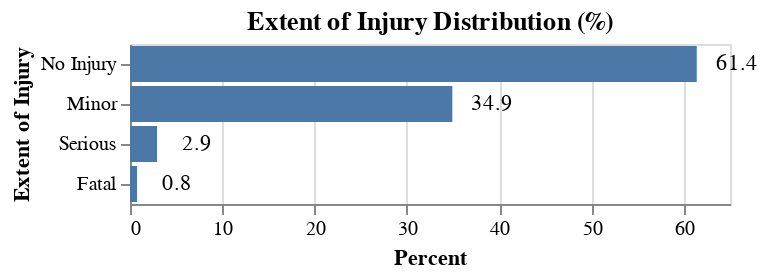

Write notebook code for a chart like this one.
### Code cell
# Show distribution of extent of injury codes
alt.data_transformers.enable("vegafusion")

# Count and compute percent
injury_counts = train_df['ExtentOfInjuryCode'].value_counts().reset_index()
injury_counts.columns = ['ExtentOfInjuryCode', 'Count']
injury_counts['Percent of Total Samples'] = 100 * injury_counts['Count'] / injury_counts['Count'].sum()

# Show dataframe
injury_counts.head()

bar = alt.Chart(injury_counts).mark_bar().encode(
    y=alt.Y('ExtentOfInjuryCode:N', sort=injury_order, title='Extent of Injury'),
    x=alt.X('Percent of Total Samples:Q', title='Percent'),
    tooltip=['ExtentOfInjuryCode', 'Percent of Total Samples']
)

# Add percent labels on top
text = alt.Chart(injury_counts).mark_text(
    align='center',
    baseline='bottom',
    dx=20,
    dy=5
).encode(
    y=alt.Y('ExtentOfInjuryCode:N', sort=injury_order),
    x='Percent of Total Samples:Q',
    text=alt.Text('Percent of Total Samples:Q', format='.1f')
)

# Combine
chart = (bar + text).properties(
    title='Extent of Injury Distribution (%)'
)

chart.display()

### Figure 1 — Vega specification as saved in the notebook (floating-point values rounded to 4 significant figures)
{"$schema": "https://vega.github.io/schema/vega/v5.json", "data": [{"name": "source_0"}, {"name": "data_1", "values": [{"ExtentOfInjuryCode": "No Injury", "Percent of Total Samples": 61.4, "Percent of Total Samples_end": 61.4, "Percent of Total Samples_start": 0.0}, {"ExtentOfInjuryCode": "Minor", "Percent of Total Samples": 34.92, "Percent of Total Samples_end": 34.92, "Percent of Total Samples_start": 0.0}, {"ExtentOfInjuryCode": "Serious", "Percent of Total Samples": 2.924, "Percent of Total Samples_end": 2.924, "Percent of Total Samples_start": 0.0}, {"ExtentOfInjuryCode": "Fatal", "Percent of Total Samples": 0.7566, "Percent of Total Samples_end": 0.7566, "Percent of Total Samples_start": 0.0}]}, {"name": "data_2", "values": [{"ExtentOfInjuryCode": "No Injury", "Percent of Total Samples": 61.4}, {"ExtentOfInjuryCode": "Minor", "Percent of Total Samples": 34.92}, {"ExtentOfInjuryCode": "Serious", "Percent of Total Samples": 2.924}, {"ExtentOfInjuryCode": "Fatal", "Percent of Total Samples": 0.7566}]}, {"name": "source_0_y_domain_ExtentOfInjuryCode", "values": [{"ExtentOfInjuryCode": "No Injury", "sort_field": 4.0}, {"ExtentOfInjuryCode": "Minor", "sort_field": 4.0}, {"ExtentOfInjuryCode": "Serious", "sort_field": 4.0}, {"ExtentOfInjuryCode": "Fatal", "sort_field": 4.0}]}], "signals": [{"name": "y_step", "value": 20}, {"name": "height", "update": "bandspace(domain('y').length, 0.1, 0.05) * y_step"}], "marks": [{"type": "rect", "name": "layer_0_marks", "from": {"data": "data_1"}, "encode": {"update": {"x2": {"field": "Percent of Total Samples_start", "scale": "x"}, "y": {"field": "ExtentOfInjuryCode", "scale": "y"}, "tooltip": {"signal": "{\"ExtentOfInjuryCode\": isValid(datum[\"ExtentOfInjuryCode\"]) ? datum[\"ExtentOfInjuryCode\"] : \"\"+datum[\"ExtentOfInjuryCode\"], \"Percent of Total Samples\": format(datum[\"Percent of Total Samples\"], \"\")}"}, "x": {"field": "Percent of Total Samples_end", "scale": "x"}, "height": {"signal": "max(0.25, bandwidth('y'))"}, "fill": {"value": "#4c78a8"}}}, "style": ["bar"]}, {"type": "text", "name": "layer_1_marks", "from": {"data": "data_2"}, "encode": {"update": {"y": {"field": "ExtentOfInjuryCode", "scale": "y", "band": 0.5}, "text": {"signal": "format(datum[\"Percent of Total Samples\"], \".1f\")"}, "baseline": {"value": "bottom"}, "dx": {"value": 20}, "fill": {"value": "black"}, "x": {"field": "Percent of Total Samples", "scale": "x"}, "dy": {"value": 5}, "align": {"value": "center"}}}, "style": ["text"]}], "scales": [{"name": "x", "type": "linear", "domain": {"fields": [{"data": "data_1", "field": "Percent of Total Samples_start"}, {"data": "data_1", "field": "Percent of Total Samples_end"}, {"data": "data_2", "field": "Percent of Total Samples"}]}, "range": [0, {"signal": "width"}], "nice": true, "zero": true}, {"name": "y", "type": "band", "domain": {"data": "source_0_y_domain_ExtentOfInjuryCode", "field": "ExtentOfInjuryCode", "sort": {"op": "max", "field": "sort_field"}}, "range": {"step": {"signal": "y_step"}}, "paddingInner": 0.1, "paddingOuter": 0.05}], "axes": [{"scale": "x", "orient": "bottom", "tickCount": {"signal": "ceil(width/40)"}, "domain": false, "grid": true, "zindex": 0, "minExtent": 0, "ticks": false, "labels": false, "maxExtent": 0, "aria": false, "gridScale": "y"}, {"scale": "x", "grid": false, "labelOverlap": true, "labelFlush": true, "tickCount": {"signal": "ceil(width/40)"}, "zindex": 0, "title": "Percent", "orient": "bottom"}, {"scale": "y", "title": "Extent of Injury", "grid": false, "orient": "left", "zindex": 0}], "title": {"text": "Extent of Injury Distribution (%)", "frame": "group"}, "width": 300, "padding": 5, "style": "cell", "background": "white"}
